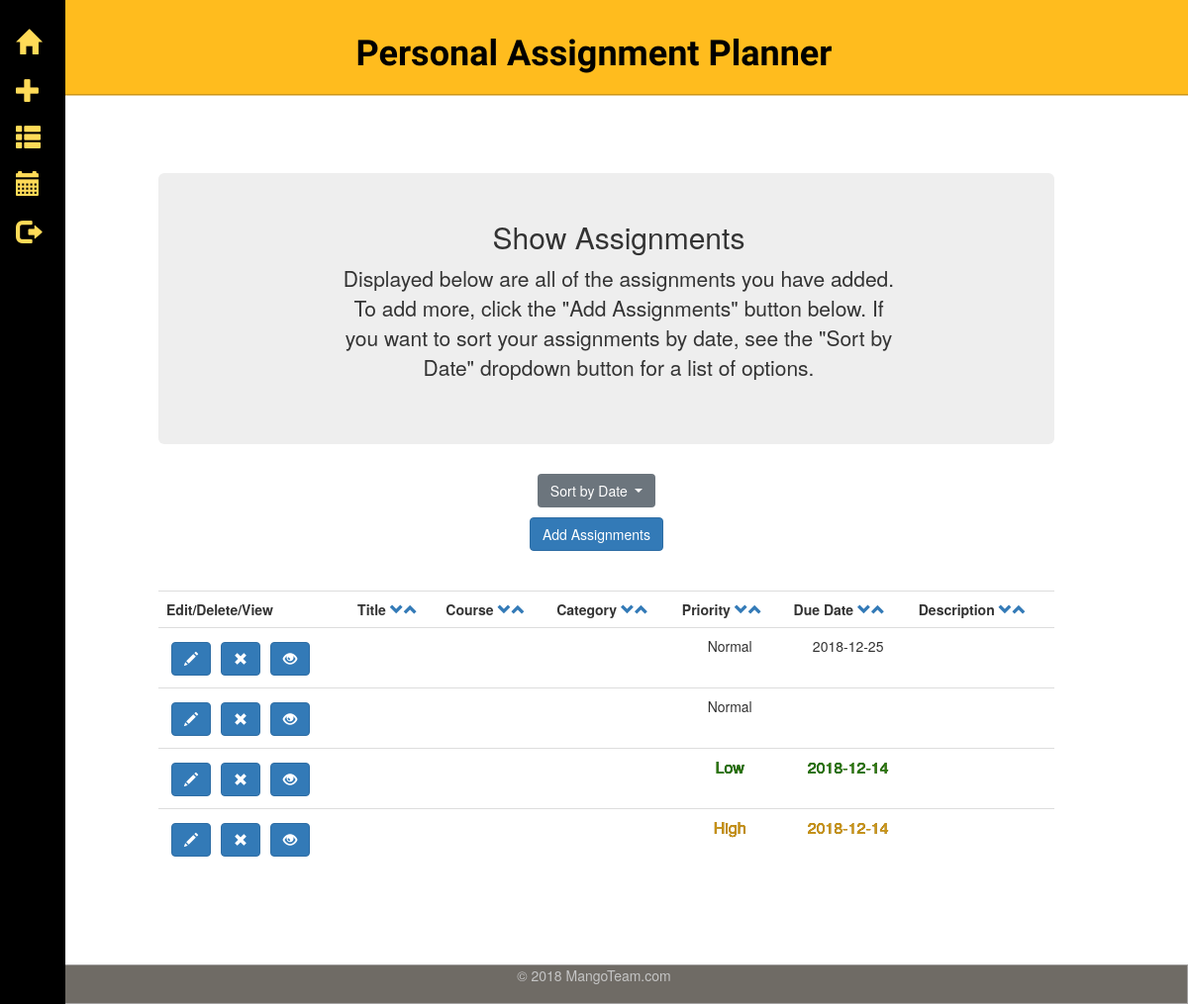
The app's page /assignments?sort=priority (signed in) with its own data.
### tables this page shows
CREATE TABLE assignments (
  id integer primary key autoincrement,
  username text not null,
  title text not null,
  course text not null,
  category text not null,
  priority text not null,
  duedate text not null,
  description text not null
);

### app.py (the view)
@app.route('/assignments')
def show_assignment():
    if 'logged_in' in session:
        db = get_db()
        username = session['logged_in']
        if "duedate" in request.args:
            cur = db.execute('select * from assignments where username = ? and duedate = ? order by id desc',
                             [username, request.args["duedate"]])
            assignments = cur.fetchall()
        elif "arrange" in request.args:
            cur = db.execute('select * from assignments where username = ? order by {} ASC'.format(request.args["arrange"]),
                            [username])
            assignments = cur.fetchall()
        elif "sort" in request.args:
            cur = db.execute('select * from assignments where username = ? order by {} DESC'.format(request.args["sort"]),
                            [username])
            assignments = cur.fetchall()
        else:
            cur = db.execute('select * from assignments where username = ? order by id desc', [username])
            assignments = cur.fetchall()
        cur = db.execute('select distinct duedate from assignments where username = ? order by duedate asc', [username])
        duedates = cur.fetchall()
        return render_template('ShowAssignments.html', assignments=assignments, duedates=duedates)
    return render_template('Login.html')

### app.py (called while the page is built)
def connect_db():
    rv = sqlite3.connect(app.config['DATABASE'])
    rv.row_factory = sqlite3.Row
    return rv

def get_db():
    if not hasattr(g, 'sqlite_db'):
        g.sqlite_db = connect_db()
    return g.sqlite_db

### templates/ShowAssignments.html (shortened to what this page needs)
{% extends "layout_template.html" %}
{% block body %}
<div class="jumbotron jumbotron-fluid bordered">
        <div class="container">
            <div class="media">
                <div class="media-body">
                    <h2 class="mt-0">Show Assignments</h2>
                    <p>Displayed below are all of the assignments you have added. To add more, click the "Add Assignments" button below.
                    If you want to sort your assignments by date, see the "Sort by Date" dropdown button for a list of options.
                    </p>
                </div>
            </div>
        </div>
</div>
    <ul class="duedates">
        <div class="dropdown extrapadding">
            <button class="btn btn-secondary dropdown-toggle" type="button" id="dropdownMenuButton" data-toggle="dropdown" aria-haspopup="true" aria-expanded="false">
                Sort by Date
            </button>
        </div>
    </ul>
    <div class="extrapadding2"><a href="./add"><button type="button" class="btn btn-primary">Add Assignments</button></a></div>
    <br><br>
    {% if assignments %}
        <table class="table">
            <tr>
                <th>Edit/Delete/View </th>
                <th>Title <a href="/assignments?sort=title"><span class="glyphicon glyphicon-chevron-down arrow"></span></a><a href="/assignments?arrange=title"><span class="glyphicon glyphicon-chevron-up arrow"></span></a></th>
                <th>Course <a href="/assignments?sort=course"><span class="glyphicon glyphicon-chevron-down arrow"></span></a><a href="/assignments?arrange=course"><span class="glyphicon glyphicon-chevron-up arrow"></span></a></th>
                <th>Category <a href="/assignments?sort=category"><span class="glyphicon glyphicon-chevron-down arrow"></span></a><a href="/assignments?arrange=category"><span class="glyphicon glyphicon-chevron-up arrow"></span></a></th>
                <th>Priority <a href="/assignments?sort=priority"><span class="glyphicon glyphicon-chevron-down arrow"></span></a><a href="/assignments?arrange=priority"><span class="glyphicon glyphicon-chevron-up arrow"></span></a></th>
                <th>Due Date <a href="/assignments?sort=duedate"><span class="glyphicon glyphicon-chevron-down arrow"></span></a><a href="/assignments?arrange=duedate"><span class="glyphicon glyphicon-chevron-up arrow"></span></a></th>
                <th>Description <a href="/assignments?sort=description"><span class="glyphicon glyphicon-chevron-down arrow"></span></a><a href="/assignments?arrange=description"><span class="glyphicon glyphicon-chevron-up arrow"></span></a></th>
            </tr>
            {% for assignment in assignments %}
                {% if assignment.priority == "Critical" %}
                    <tr class="critical">
                        {% elif assignment.priority == "High": %}
                    <tr class="high">
                        {% elif assignment.priority == "Normal": %}
                    <tr class="normal">
                        {% elif assignment.priority == "Low": %}
                    <tr class="low">
                        {% else %}
                    <tr>
                {% endif %}
            <td>
                <form action="{{ url_for('edit_entry') }}" method="get" class="inline">
                    <button type="submit" class="btn btn-primary glyphicon glyphicon-pencil" title="Edit"></button>
                </form>
                <form action="{{ url_for('del_assignment') }}" method="post" class="inline">
                    <button type="submit" class="btn btn-primary glyphicon glyphicon-remove" title="Delete"></button>
                </form>
                <form action="{{ url_for('full_view') }}" method="get" class="inline">
                    <button type="submit" class="btn btn-primary glyphicon glyphicon-eye-open" title="Full View"></button>
                </form>
            </td>
            <td>{{ assignment.title }}</td>
            <td>{{ assignment.course }}</td>
            <td>{{ assignment.category }}</td>
            <td>{{ assignment.priority }}</td>
            <td>{{ assignment.duedate }}</td>
            <td>{{ assignment.description | truncate(25) | safe }}</td>
            </tr>
            {% else %}
                <em>No assignment entries here so far.</em>
                <br><br>
            {% endfor %}
        </table>
    {% else %}
        <em>You don't have any assignments currently.</em>
        <br><br>
    {% endif %}
    </div>
    <br><br>
{% endblock %}

### static/homepage.css (style rules this page uses)
a, a:focus, a:hover { padding: .25rem 0 }
html, body { height: 100%; background-color: #fff; }
.container { position: relative; width: 80%; padding-left: 40px; height: 100%; }

### static/style.css (style rules this page uses)
.inline { float: left; padding: 5px; }
.extrapadding { padding-right: 60px; }
.extrapadding2 { padding-right: 20px; }

### records on screen
assignments: priority "Normal", duedate "2018-12-25"
assignments: priority "Normal"
assignments: priority "Low", duedate "2018-12-14"
assignments: priority "High", duedate "2018-12-14"
